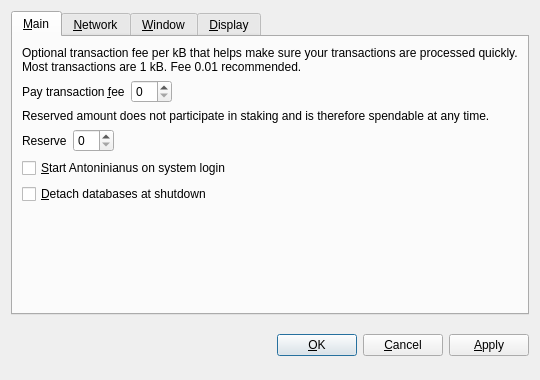
<?xml version="1.0" encoding="UTF-8"?>
<ui version="4.0">
 <class>OptionsDialog</class>
 <widget class="QDialog" name="OptionsDialog">
  <property name="geometry">
   <rect>
    <x>0</x>
    <y>0</y>
    <width>540</width>
    <height>380</height>
   </rect>
  </property>
  <property name="windowTitle">
   <string>Options</string>
  </property>
  <property name="modal">
   <bool>true</bool>
  </property>
  <layout class="QVBoxLayout" name="verticalLayout">
   <item>
    <widget class="QTabWidget" name="tabWidget">
     <property name="tabPosition">
      <enum>QTabWidget::North</enum>
     </property>
     <property name="currentIndex">
      <number>0</number>
     </property>
     <widget class="QWidget" name="tabMain">
      <attribute name="title">
       <string>&amp;Main</string>
      </attribute>
      <layout class="QVBoxLayout" name="verticalLayout_Main">
       <item>
        <widget class="QLabel" name="transactionFeeInfoLabel">
         <property name="text">
          <string>Optional transaction fee per kB that helps make sure your transactions are processed quickly. Most transactions are 1 kB. Fee 0.01 recommended.</string>
         </property>
         <property name="textFormat">
          <enum>Qt::PlainText</enum>
         </property>
         <property name="wordWrap">
          <bool>true</bool>
         </property>
        </widget>
       </item>
       <item>
        <layout class="QHBoxLayout" name="horizontalLayoutFee">
         <item>
          <widget class="QLabel" name="transactionFeeLabel">
           <property name="text">
            <string>Pay transaction &amp;fee</string>
           </property>
           <property name="textFormat">
            <enum>Qt::PlainText</enum>
           </property>
           <property name="buddy">
            <cstring>transactionFee</cstring>
           </property>
          </widget>
         </item>
         <item>
          <widget class="BitcoinAmountField" name="transactionFee"/>
         </item>
         <item>
          <spacer name="horizontalSpacerFee">
           <property name="orientation">
            <enum>Qt::Horizontal</enum>
           </property>
           <property name="sizeHint" stdset="0">
            <size>
             <width>40</width>
             <height>20</height>
            </size>
           </property>
          </spacer>
         </item>
        </layout>
       </item>
       <item>
        <widget class="QLabel" name="reserveBalanceInfoLabel">
         <property name="text">
          <string>Reserved amount does not participate in staking and is therefore spendable at any time.</string>
         </property>
         <property name="textFormat">
          <enum>Qt::PlainText</enum>
         </property>
         <property name="wordWrap">
          <bool>true</bool>
         </property>
        </widget>
       </item>
       <item>
        <layout class="QHBoxLayout" name="horizontalLayoutReserveBalance">
         <item>
          <widget class="QLabel" name="reserveBalanceLabel">
           <property name="text">
            <string>Reserve</string>
           </property>
           <property name="textFormat">
            <enum>Qt::PlainText</enum>
           </property>
           <property name="buddy">
            <cstring>reserveBalance</cstring>
           </property>
          </widget>
         </item>
         <item>
          <widget class="BitcoinAmountField" name="reserveBalance"/>
         </item>
         <item>
          <spacer name="horizontalSpacerReserveBalance">
           <property name="orientation">
            <enum>Qt::Horizontal</enum>
           </property>
           <property name="sizeHint" stdset="0">
            <size>
             <width>40</width>
             <height>20</height>
            </size>
           </property>
          </spacer>
         </item>
        </layout>
       </item>
       <item>
        <widget class="QCheckBox" name="bitcoinAtStartup">
         <property name="toolTip">
          <string>Automatically start Antoninianus after logging in to the system.</string>
         </property>
         <property name="text">
          <string>&amp;Start Antoninianus on system login</string>
         </property>
        </widget>
       </item>
       <item>
        <widget class="QCheckBox" name="detachDatabases">
         <property name="toolTip">
          <string>Detach block and address databases at shutdown. This means they can be moved to another data directory, but it slows down shutdown. The wallet is always detached.</string>
         </property>
         <property name="text">
          <string>&amp;Detach databases at shutdown</string>
         </property>
        </widget>
       </item>
       <item>
        <layout class="QHBoxLayout" name="horizontalLayout_2"/>
       </item>
       <item>
        <spacer name="verticalSpacer_Main">
         <property name="orientation">
          <enum>Qt::Vertical</enum>
         </property>
         <property name="sizeHint" stdset="0">
          <size>
           <width>20</width>
           <height>40</height>
          </size>
         </property>
        </spacer>
       </item>
      </layout>
     </widget>
     <widget class="QWidget" name="tabNetwork">
      <attribute name="title">
       <string>&amp;Network</string>
      </attribute>
      <layout class="QVBoxLayout" name="verticalLayout_Network">
       <item>
        <widget class="QCheckBox" name="mapPortUpnp">
         <property name="toolTip">
          <string>Automatically open the Antoninianus client port on the router. This only works when your router supports UPnP and it is enabled.</string>
         </property>
         <property name="text">
          <string>Map port using &amp;UPnP</string>
         </property>
        </widget>
       </item>
       <item>
        <widget class="QCheckBox" name="connectSocks">
         <property name="toolTip">
          <string>Connect to the Antoninianus network through a SOCKS proxy (e.g. when connecting through Tor).</string>
         </property>
         <property name="text">
          <string>&amp;Connect through SOCKS proxy:</string>
         </property>
        </widget>
       </item>
       <item>
        <layout class="QHBoxLayout" name="horizontalLayout_Network">
         <item>
          <widget class="QLabel" name="proxyIpLabel">
           <property name="text">
            <string>Proxy &amp;IP:</string>
           </property>
           <property name="textFormat">
            <enum>Qt::PlainText</enum>
           </property>
           <property name="buddy">
            <cstring>proxyIp</cstring>
           </property>
          </widget>
         </item>
         <item>
          <widget class="QValidatedLineEdit" name="proxyIp">
           <property name="maximumSize">
            <size>
             <width>140</width>
             <height>16777215</height>
            </size>
           </property>
           <property name="toolTip">
            <string>IP address of the proxy (e.g. 127.0.0.1)</string>
           </property>
          </widget>
         </item>
         <item>
          <widget class="QLabel" name="proxyPortLabel">
           <property name="text">
            <string>&amp;Port:</string>
           </property>
           <property name="textFormat">
            <enum>Qt::PlainText</enum>
           </property>
           <property name="buddy">
            <cstring>proxyPort</cstring>
           </property>
          </widget>
         </item>
         <item>
          <widget class="QLineEdit" name="proxyPort">
           <property name="maximumSize">
            <size>
             <width>55</width>
             <height>16777215</height>
            </size>
           </property>
           <property name="toolTip">
            <string>Port of the proxy (e.g. 9050)</string>
           </property>
          </widget>
         </item>
         <item>
          <widget class="QLabel" name="socksVersionLabel">
           <property name="text">
            <string>SOCKS &amp;Version:</string>
           </property>
           <property name="textFormat">
            <enum>Qt::PlainText</enum>
           </property>
           <property name="buddy">
            <cstring>socksVersion</cstring>
           </property>
          </widget>
         </item>
         <item>
          <widget class="QValueComboBox" name="socksVersion">
           <property name="toolTip">
            <string>SOCKS version of the proxy (e.g. 5)</string>
           </property>
          </widget>
         </item>
         <item>
          <spacer name="horizontalSpacer_Network">
           <property name="orientation">
            <enum>Qt::Horizontal</enum>
           </property>
           <property name="sizeHint" stdset="0">
            <size>
             <width>40</width>
             <height>20</height>
            </size>
           </property>
          </spacer>
         </item>
        </layout>
       </item>
       <item>
        <spacer name="verticalSpacer_Network">
         <property name="orientation">
          <enum>Qt::Vertical</enum>
         </property>
         <property name="sizeHint" stdset="0">
          <size>
           <width>20</width>
           <height>40</height>
          </size>
         </property>
        </spacer>
       </item>
      </layout>
     </widget>
     <widget class="QWidget" name="tabWindow">
      <attribute name="title">
       <string>&amp;Window</string>
      </attribute>
      <layout class="QVBoxLayout" name="verticalLayout_Window">
       <item>
        <widget class="QCheckBox" name="minimizeToTray">
         <property name="toolTip">
          <string>Show only a tray icon after minimizing the window.</string>
         </property>
         <property name="text">
          <string>&amp;Minimize to the tray instead of the taskbar</string>
         </property>
        </widget>
       </item>
       <item>
        <widget class="QCheckBox" name="minimizeOnClose">
         <property name="toolTip">
          <string>Minimize instead of exit the application when the window is closed. When this option is enabled, the application will be closed only after selecting Quit in the menu.</string>
         </property>
         <property name="text">
          <string>M&amp;inimize on close</string>
         </property>
        </widget>
       </item>
       <item>
        <spacer name="verticalSpacer_Window">
         <property name="orientation">
          <enum>Qt::Vertical</enum>
         </property>
         <property name="sizeHint" stdset="0">
          <size>
           <width>20</width>
           <height>40</height>
          </size>
         </property>
        </spacer>
       </item>
      </layout>
     </widget>
     <widget class="QWidget" name="tabDisplay">
      <attribute name="title">
       <string>&amp;Display</string>
      </attribute>
      <layout class="QVBoxLayout" name="verticalLayout_Display">
       <item>
        <layout class="QHBoxLayout" name="horizontalLayout_1_Display">
         <item>
          <widget class="QLabel" name="langLabel">
           <property name="text">
            <string>User Interface &amp;language:</string>
           </property>
           <property name="textFormat">
            <enum>Qt::PlainText</enum>
           </property>
           <property name="buddy">
            <cstring>lang</cstring>
           </property>
          </widget>
         </item>
         <item>
          <widget class="QValueComboBox" name="lang">
           <property name="toolTip">
            <string>The user interface language can be set here. This setting will take effect after restarting Antoninianus.</string>
           </property>
          </widget>
         </item>
        </layout>
       </item>
       <item>
        <layout class="QHBoxLayout" name="horizontalLayout_2_Display">
         <item>
          <widget class="QLabel" name="unitLabel">
           <property name="text">
            <string>&amp;Unit to show amounts in:</string>
           </property>
           <property name="textFormat">
            <enum>Qt::PlainText</enum>
           </property>
           <property name="buddy">
            <cstring>unit</cstring>
           </property>
          </widget>
         </item>
         <item>
          <widget class="QValueComboBox" name="unit">
           <property name="toolTip">
            <string>Choose the default subdivision unit to show in the interface and when sending coins.</string>
           </property>
          </widget>
         </item>
        </layout>
       </item>
       <item>
        <widget class="QCheckBox" name="displayAddresses">
         <property name="toolTip">
          <string>Whether to show Antoninianus addresses in the transaction list or not.</string>
         </property>
         <property name="text">
          <string>&amp;Display addresses in transaction list</string>
         </property>
        </widget>
       </item>
       <item>
        <widget class="QCheckBox" name="coinControlFeatures">
         <property name="toolTip">
          <string>Whether to show coin control features or not.</string>
         </property>
         <property name="text">
          <string>Display coin &amp;control features (experts only!)</string>
         </property>
        </widget>
       </item>
       <item>
        <spacer name="verticalSpacer_Display">
         <property name="orientation">
          <enum>Qt::Vertical</enum>
         </property>
         <property name="sizeHint" stdset="0">
          <size>
           <width>20</width>
           <height>40</height>
          </size>
         </property>
        </spacer>
       </item>
      </layout>
     </widget>
    </widget>
   </item>
   <item>
    <layout class="QHBoxLayout" name="horizontalLayout_Buttons">
     <item>
      <spacer name="horizontalSpacer_1">
       <property name="orientation">
        <enum>Qt::Horizontal</enum>
       </property>
       <property name="sizeHint" stdset="0">
        <size>
         <width>40</width>
         <height>48</height>
        </size>
       </property>
      </spacer>
     </item>
     <item>
      <widget class="QLabel" name="statusLabel">
       <property name="font">
        <font>
         <weight>75</weight>
         <bold>true</bold>
        </font>
       </property>
       <property name="text">
        <string/>
       </property>
       <property name="textFormat">
        <enum>Qt::PlainText</enum>
       </property>
       <property name="wordWrap">
        <bool>true</bool>
       </property>
      </widget>
     </item>
     <item>
      <spacer name="horizontalSpacer_2">
       <property name="orientation">
        <enum>Qt::Horizontal</enum>
       </property>
       <property name="sizeHint" stdset="0">
        <size>
         <width>40</width>
         <height>48</height>
        </size>
       </property>
      </spacer>
     </item>
     <item>
      <widget class="QPushButton" name="okButton">
       <property name="text">
        <string>&amp;OK</string>
       </property>
      </widget>
     </item>
     <item>
      <widget class="QPushButton" name="cancelButton">
       <property name="text">
        <string>&amp;Cancel</string>
       </property>
       <property name="autoDefault">
        <bool>false</bool>
       </property>
      </widget>
     </item>
     <item>
      <widget class="QPushButton" name="applyButton">
       <property name="text">
        <string>&amp;Apply</string>
       </property>
       <property name="autoDefault">
        <bool>false</bool>
       </property>
      </widget>
     </item>
    </layout>
   </item>
  </layout>
 </widget>
 <customwidgets>
  <customwidget>
   <class>BitcoinAmountField</class>
   <extends>QSpinBox</extends>
   <header>bitcoinamountfield.h</header>
  </customwidget>
  <customwidget>
   <class>QValueComboBox</class>
   <extends>QComboBox</extends>
   <header>qvaluecombobox.h</header>
  </customwidget>
  <customwidget>
   <class>QValidatedLineEdit</class>
   <extends>QLineEdit</extends>
   <header>qvalidatedlineedit.h</header>
  </customwidget>
 </customwidgets>
 <resources/>
 <connections/>
</ui>
